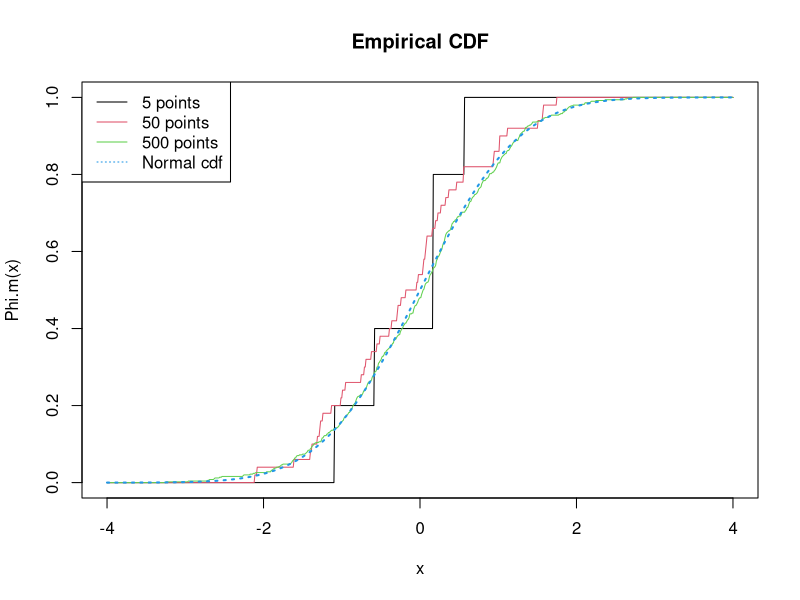
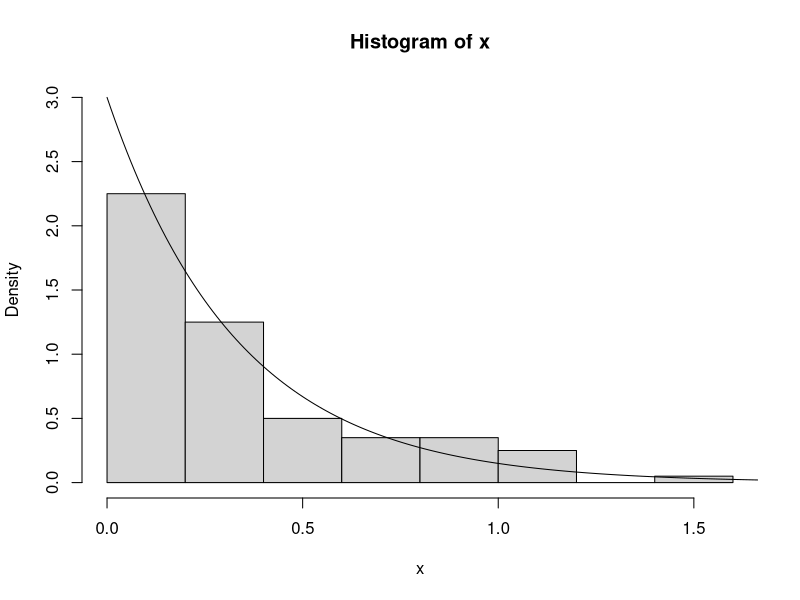
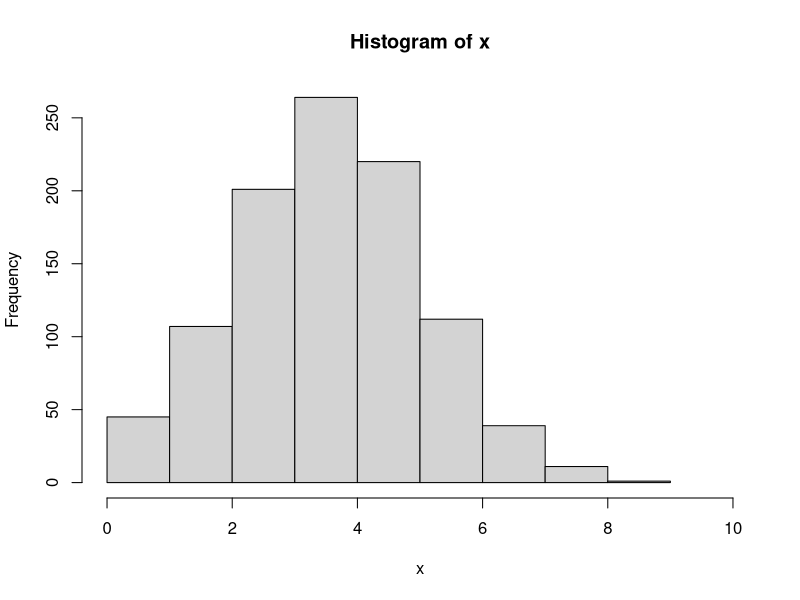

Generate these figures, in order, with R:
## ---- chunk 1
knitr::opts_chunk$set(echo = TRUE)
## ---- chunk 2
Phi.m = function(m,xseq){
	# xseq can be either a scalar or a vector
	X = rnorm(m)
	Phi.m.x = sapply(xseq,function(x){mean(X<x)})
	return(Phi.m.x)
}
m = c(5,50,500)
xseq = seq(-4,4,by=0.01)
plot(0,xlim=c(-4,4),ylim=c(0,1),xlab="x",ylab="Phi.m(x)",
     main="Empirical CDF", type='n')
for (i in 1:length(m)){
	par(new=T)
	plot(xseq,Phi.m(m[i],xseq),col=i,axes=F,type="l",xlim=c(-4,4),
	ylim=c(0,1),xlab="",ylab="")
}
lines(xseq,pnorm(xseq,mean=0,sd=1),col=4,lty=3,lwd=2)
legend("topleft",legend=c(paste(m,'points'),'Normal cdf'),
       col=1:4,lty=c(1,1,1,3))
## ---- chunk 3
n = 100
lambda = 3
x = -(1/lambda)*log(runif(n))
hist(x, prob = TRUE, ylim = c(0,3))
y = seq(0,10,length = 1000)
lines(y,dexp(y,3))
## ---- chunk 4
n = 10
k = 5
lambda = 3
x = matrix(-(1/lambda)*log(runif(n*k)), ncol=k)
(g = apply(x, 1, sum))
## ---- chunk 5
## Function to implement the inversion sampling
## for binomial distribution
binomial <- function(n, n_max, prob)
{
  ## Generate n uninform numbers
  z <- runif(n)
  ## Obtain P(X=0), P(X=1), ..., P(X=num_trails)
  k = seq(0, n_max)
  p <- choose(n_max, k)* prob^k * (1-prob)^(n_max-k)
  ## Intialize the binomial numbers
  x <- rep(0, n)
  for (i in seq(1, n))
  {
    s <- 0  ## Initialize the sum
    t <- -1  ## Initialize
    ## While loop
    ## Finding the smallest k such that p[1]+...p[t] > z[i]
    while (s < z[i])
    {
      t <- t + 1
      s <- s + p[t+1]
    }
    x[i] <- t
  }
  
  return(x)
}

## Call binomial generator
x <- binomial(n = 1000, n_max = 10, prob = 0.4)
hist(x, xlim = c(0, 10))
